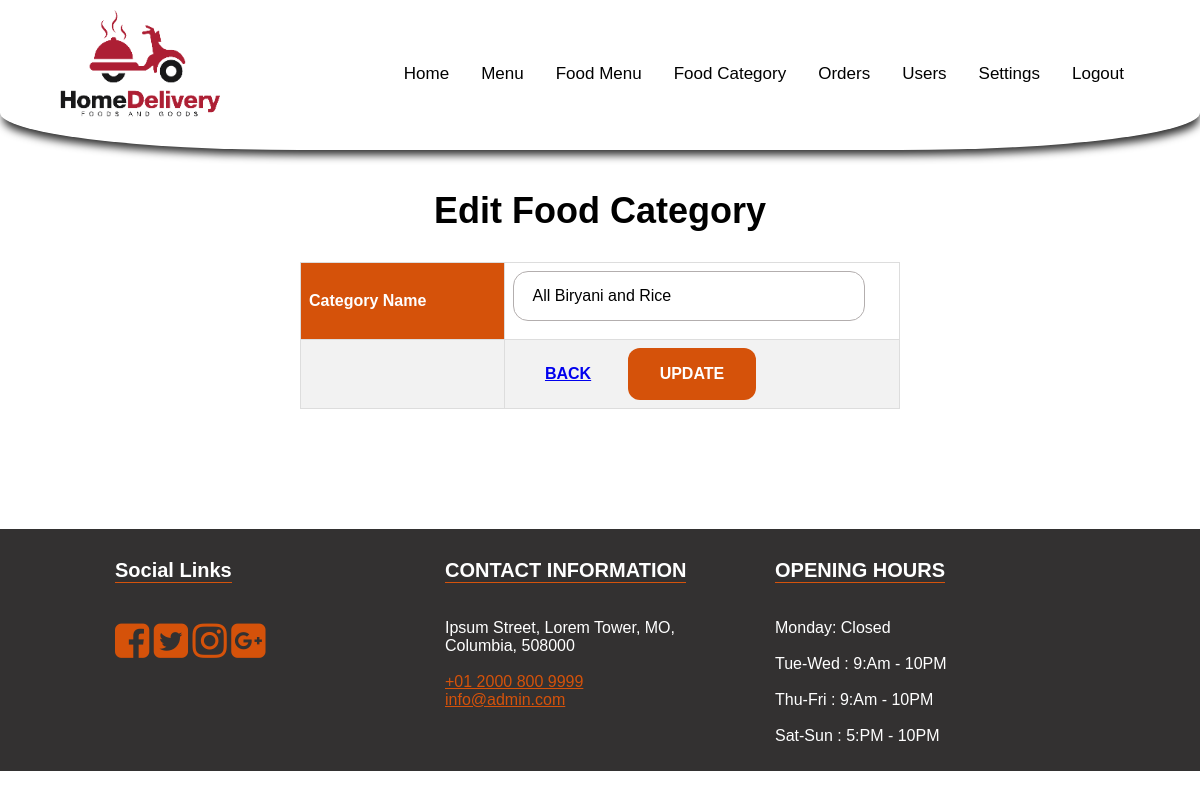
The page /edit-cat.php?id=1 (signed in) on the database its author committed.
### tables this page shows
CREATE TABLE `category` (
  `id` int(11) NOT NULL,
  `title` varchar(255) NOT NULL
);

CREATE TABLE `settings` (
  `id` int(11) NOT NULL,
  `about_title` text NOT NULL,
  `about_detail` text NOT NULL,
  `about_img` varchar(255) NOT NULL,
  `fb_link` varchar(255) NOT NULL,
  `tw_link` varchar(255) NOT NULL,
  `ins_link` varchar(255) NOT NULL,
  `gplus_link` varchar(255) NOT NULL,
  `contact_info` text NOT NULL,
  `opening_hours` text NOT NULL,
  `currency` enum('GBP','USD','EURO') NOT NULL DEFAULT 'GBP'
);

### edit-cat.php (the view, shortened to what this page needs)
<?php
include 'includes/header.php';
	?>
    <?php
$sql = "SELECT * FROM category WHERE id = '".$_GET['id']."'";
$result = $conn->query($sql);
$row = $result->fetch_assoc();
?>
	<section class="inner-page-sec">
		<div class="container">
			<h1>Edit Food Category</h1>
			<div style="overflow-x:auto;">
				<form class="category-form" action="functions/category-edit-fun.php" method="post">
					<table class="custom-tbl">
						<tr>
							<th>
								<label>Category Name</label>
							</th>
							<td>
								<input type="text" name="title" class="input-text" value="<?php echo $row['title'];?>">
							</td>
						</tr>
						<tr>
							<td></td>
							<td colspan="2">
								<a href="admin-food-cat.php" class="btn">Back</a>
								<input type="submit" name="update" class="btn login-btn" value="Update">
							</td>
						</tr>
					</table>
				</form>
			</div>
		</div>
	</section>
<?php include 'includes/footer.php'; ?>

### includes/footer.php (shortened to what this page needs)
<footer>
	<div class="container">
		<div class="col-1">
			<h3>Social Links</h3>
			<ul>
				<li><a href="<?php echo $rowS['fb_link'];?>"><i class="fa fa-facebook-square" aria-hidden="true"></i></a></li>
				<li><a href="<?php echo $rowS['tw_link'];?>"><i class="fa fa-twitter-square" aria-hidden="true"></i></a></li>
				<li><a href="<?php echo $rowS['ins_link'];?>"><i class="fa fa-instagram" aria-hidden="true"></i></a></li>
				<li><a href="<?php echo $rowS['gplus_link'];?>"><i class="fa fa-google-plus-square" aria-hidden="true"></i></a></li>
			</ul>
		</div>
		<div class="col-1">
			<h3>CONTACT INFORMATION</h3>
			<p>
				<?php echo $rowS['contact_info'];?>
			</p>
		</div>
		<div class="col-1">
			<h3>OPENING HOURS</h3>
			<p>
				<?php echo $rowS['opening_hours'];?>
			</p>
		</div>
	</div>
</footer>
</div>
</body>
</html>

### css/main.css (style rules this page uses)
body { margin: 0; font-family: Arial, Helvetica, sans-serif; }
.btn { text-transform: uppercase; padding: 19px 36px; }
.btn { display: inline-block; font-weight: 600; text-align: center; white-space: nowrap; vertical-align: middle; -webkit-user-select: none; -moz-user-select: none; -ms-user-select: none; user-select: none; border: 2px solid transparent; padding: 12px 30px; font-size: 16px; line-height: 1.5; border-radius: .1875rem; transition: color .15s ease-in-out, background-color .15s ease-in-out, border-color .15s ease-in-out, box-shadow .15s ease-in-out; }
footer { background-color: #333131; color: #fff; }
footer .container { max-width: 1000px; width: 100%; margin: 0px auto; }
footer .container .col-1 { float: left; width: 30%; padding: 10px 15px; }
footer .container .col-1 a { color: #d5520a; }
footer .container .col-1 h3 { text-align: left; font-size: 20px; border-bottom: 1px solid #d5530c; display: inline-block; }
footer .container .col-1 ul { padding: 0px; list-style: none; }
footer .container .col-1 ul li { display: inline-block; }
footer .container .col-1 ul li a { font-size: 40px; color: #d5520a; }
.inner-page-sec { padding-top: 150px; padding-bottom: 80px; }
.inner-page-sec .container { max-width: 1000px; width: 100%; margin: 40px auto; }
.inner-page-sec .container h1 { text-align: center; font-size: 36px; }
.input-text { max-width: 320px; width: 100%; padding: 15px 15px; font-size: 16px; margin-bottom: 10px; border-radius: 15px; border: 1px solid #b3aeae; }
.login-btn { background-color: #d5520a; color: #fff; border-radius: 12px; }
.custom-tbl { font-family: Arial, Helvetica, sans-serif; border-collapse: collapse; width: 100%; }
.custom-tbl td, .custom-tbl th { border: 1px solid #ddd; padding: 8px; }
.custom-tbl tr:nth-child(even) { background-color: #f2f2f2; }
.custom-tbl th { padding-top: 12px; padding-bottom: 12px; text-align: left; background-color: #d5520a; color: white; }
.category-form { max-width: 600px; margin: 0px auto; }

### rows shown on the page
category: title "All Biryani and Rice"
settings: contact_info "Ipsum Street, Lorem Tower, MO, Columbia, 508000 +01 2000 800 9999 info@admin.com", opening_hours "Monday: Closed Tue-Wed : 9:Am - 10PM Thu-Fri : 9:Am - 10PM Sat-Sun : 5:PM - 10PM"

### other values the page prints
$link['text'] "Food Menu"
$link['text'] "Food Category"
$link['text'] "Orders"
$link['text'] "Users"
$link['text'] "Settings"
$link['text'] "Logout"
